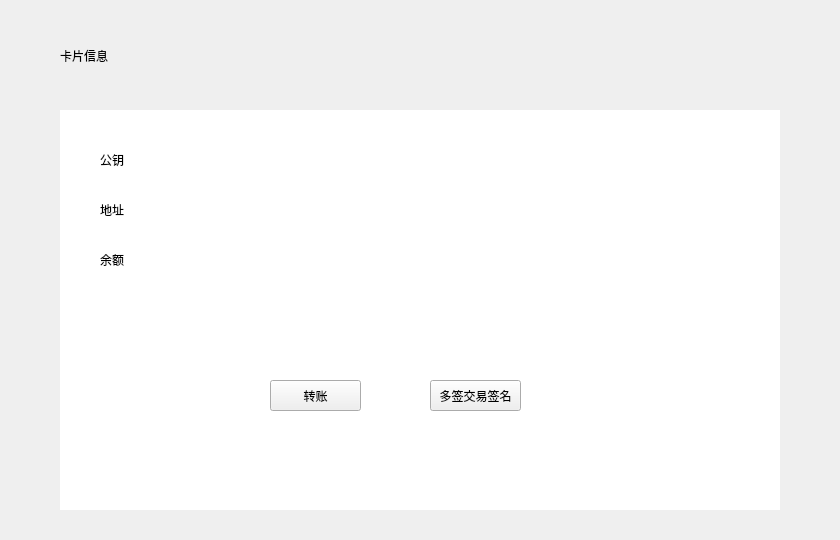
<?xml version="1.0" encoding="UTF-8"?>
<ui version="4.0">
 <class>CardInfoWidget</class>
 <widget class="QWidget" name="CardInfoWidget">
  <property name="geometry">
   <rect>
    <x>0</x>
    <y>0</y>
    <width>840</width>
    <height>540</height>
   </rect>
  </property>
  <property name="windowTitle">
   <string>Form</string>
  </property>
  <widget class="QLabel" name="label">
   <property name="geometry">
    <rect>
     <x>60</x>
     <y>40</y>
     <width>111</width>
     <height>31</height>
    </rect>
   </property>
   <property name="text">
    <string>卡片信息</string>
   </property>
  </widget>
  <widget class="QWidget" name="widget" native="true">
   <property name="geometry">
    <rect>
     <x>60</x>
     <y>110</y>
     <width>720</width>
     <height>400</height>
    </rect>
   </property>
   <property name="styleSheet">
    <string notr="true">#widget{background-color: rgb(255, 255, 255);}
QLabel{color: rgb(0, 0, 0);}
</string>
   </property>
   <widget class="QLabel" name="label_2">
    <property name="geometry">
     <rect>
      <x>40</x>
      <y>40</y>
      <width>80</width>
      <height>20</height>
     </rect>
    </property>
    <property name="text">
     <string>公钥</string>
    </property>
   </widget>
   <widget class="QLabel" name="label_3">
    <property name="geometry">
     <rect>
      <x>40</x>
      <y>90</y>
      <width>80</width>
      <height>20</height>
     </rect>
    </property>
    <property name="text">
     <string>地址</string>
    </property>
   </widget>
   <widget class="QLabel" name="pubkeyLabel">
    <property name="geometry">
     <rect>
      <x>140</x>
      <y>40</y>
      <width>400</width>
      <height>20</height>
     </rect>
    </property>
    <property name="text">
     <string/>
    </property>
    <property name="textInteractionFlags">
     <set>Qt::LinksAccessibleByMouse|Qt::TextSelectableByMouse</set>
    </property>
   </widget>
   <widget class="QLabel" name="addressLabel">
    <property name="geometry">
     <rect>
      <x>140</x>
      <y>90</y>
      <width>400</width>
      <height>20</height>
     </rect>
    </property>
    <property name="text">
     <string/>
    </property>
    <property name="textInteractionFlags">
     <set>Qt::LinksAccessibleByMouse|Qt::TextSelectableByMouse</set>
    </property>
   </widget>
   <widget class="QLabel" name="label_5">
    <property name="geometry">
     <rect>
      <x>40</x>
      <y>140</y>
      <width>80</width>
      <height>20</height>
     </rect>
    </property>
    <property name="text">
     <string>余额</string>
    </property>
   </widget>
   <widget class="QLabel" name="balanceLabel">
    <property name="geometry">
     <rect>
      <x>140</x>
      <y>140</y>
      <width>300</width>
      <height>20</height>
     </rect>
    </property>
    <property name="text">
     <string/>
    </property>
    <property name="textInteractionFlags">
     <set>Qt::LinksAccessibleByMouse|Qt::TextSelectableByMouse</set>
    </property>
   </widget>
   <widget class="QToolButton" name="transferBtn">
    <property name="geometry">
     <rect>
      <x>210</x>
      <y>270</y>
      <width>91</width>
      <height>31</height>
     </rect>
    </property>
    <property name="text">
     <string>转账</string>
    </property>
   </widget>
   <widget class="QToolButton" name="multisigSignBtn">
    <property name="geometry">
     <rect>
      <x>370</x>
      <y>270</y>
      <width>91</width>
      <height>31</height>
     </rect>
    </property>
    <property name="text">
     <string>多签交易签名</string>
    </property>
   </widget>
  </widget>
  <widget class="QLabel" name="tipLabel">
   <property name="geometry">
    <rect>
     <x>170</x>
     <y>150</y>
     <width>221</width>
     <height>91</height>
    </rect>
   </property>
   <property name="text">
    <string>...</string>
   </property>
   <property name="alignment">
    <set>Qt::AlignCenter</set>
   </property>
  </widget>
  <zorder>label</zorder>
  <zorder>tipLabel</zorder>
  <zorder>widget</zorder>
 </widget>
 <resources/>
 <connections/>
</ui>
